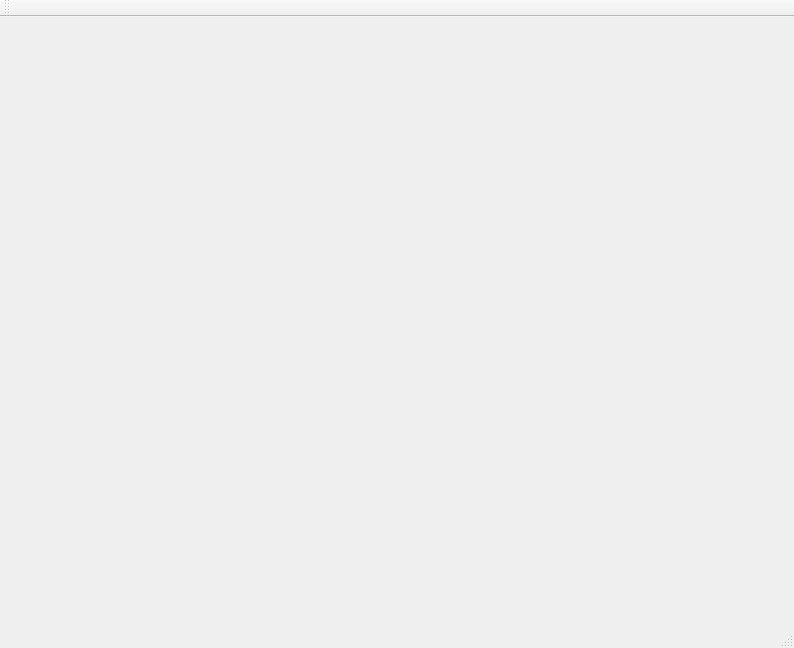
<?xml version="1.0" encoding="UTF-8"?>
<ui version="4.0">
 <class>MainWindow</class>
 <widget class="QMainWindow" name="MainWindow">
  <property name="geometry">
   <rect>
    <x>0</x>
    <y>0</y>
    <width>794</width>
    <height>648</height>
   </rect>
  </property>
  <property name="windowTitle">
   <string>MainWindow</string>
  </property>
  <widget class="QWidget" name="centralWidget">
   <widget class="QWidget" name="widget" native="true">
    <property name="geometry">
     <rect>
      <x>9</x>
      <y>9</y>
      <width>781</width>
      <height>621</height>
     </rect>
    </property>
   </widget>
  </widget>
  <widget class="QToolBar" name="mainToolBar">
   <attribute name="toolBarArea">
    <enum>TopToolBarArea</enum>
   </attribute>
   <attribute name="toolBarBreak">
    <bool>false</bool>
   </attribute>
  </widget>
  <widget class="QStatusBar" name="statusBar"/>
 </widget>
 <layoutdefault spacing="6" margin="11"/>
 <resources/>
 <connections/>
</ui>
